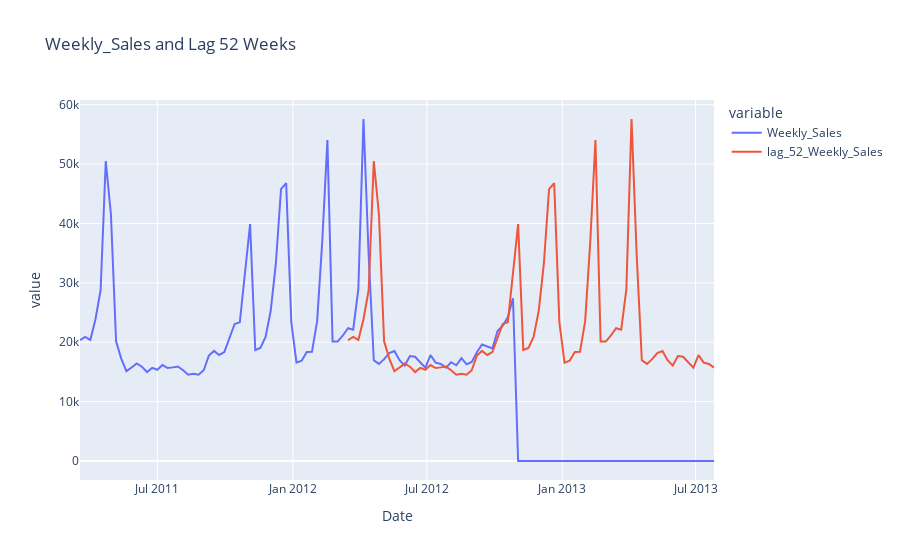

The notebook cell this image was saved under:
### Code cell
view_data_horizon(data, target="Weekly_Sales")
